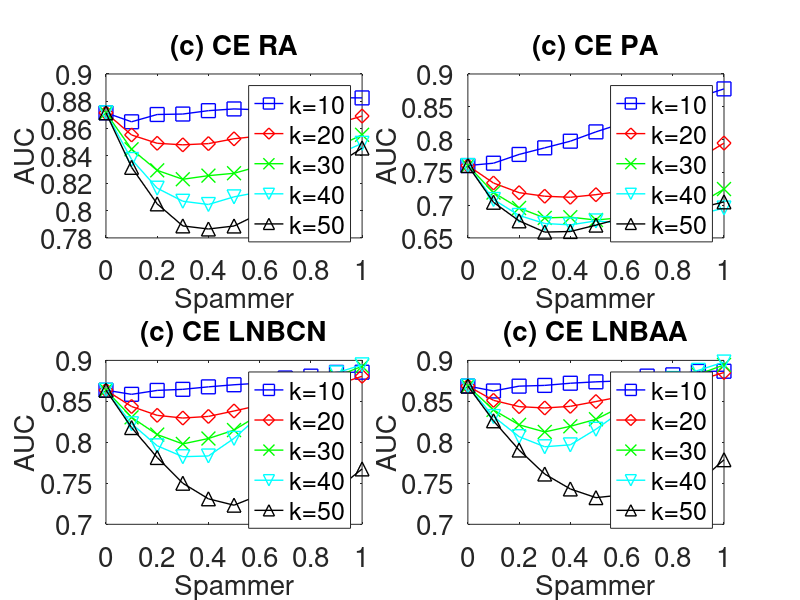

MATLAB code for this plot:

subplot(2,2,1);
x=0:0.1:1;
y=[0.871574     0.8650069	0.870337	0.8706729	0.8731461	0.8744142	0.8737921	0.8796398	0.8795565	0.8826134	0.8824876
];
plot(x,y,'-bs','LineWidth',1,'MarkerSize',10);
hold on;

y=[0.871574 	0.8553551	0.8492584	0.8481404	0.8490188	0.8525607	0.8545991	0.8579439	0.8632962	0.8636648	0.8692072
];
plot(x,y,'-rd','LineWidth',1,'MarkerSize',10);
hold on;

y=[0.871574 	0.8449144	0.829443	0.8229299	0.8255577	0.8273074	0.8325375	0.8373307	0.8440889	0.8464794	0.8555166
];
plot(x,y,'-gx','LineWidth',1,'MarkerSize',10);
hold on;

y=[0.871574 	0.8374278	0.8164109	0.8068378	0.8044608	0.8100638	0.8136032	0.8240974	0.8328303	0.8407457	0.8492518
];
plot(x,y,'-cv','LineWidth',1,'MarkerSize',10);
hold on;

y=[0.871574 	0.8316501	0.8049016	0.7887706	0.786517	0.7887104	0.7978544	0.813107	0.8244137	0.8337182	0.8457838
];
plot(x,y,'-k^','LineWidth',1,'MarkerSize',10);


set(gca,'FontSize',20);
xlabel('Spammer','fontsize',20);
ylabel('AUC','fontsize',20);
title('(c) CE RA','fontsize',20);

legend('k=10','k=20','k=30','k=40','k=50');
hold on;



subplot(2,2,2);
x=0:0.1:1;
y=[0.7603292    0.7639289	0.7772919	0.7873544	0.7974808	0.8117304	0.8243435	0.841417	0.8535803	0.8646044	0.8772585
];
plot(x,y,'-bs','LineWidth',1,'MarkerSize',10);
hold on;

y=[0.7603292	0.7337089	0.7190198	0.7135426	0.7119805	0.7159637	0.7213408	0.7391919	0.7567844	0.7708196	0.7945347
];
plot(x,y,'-rd','LineWidth',1,'MarkerSize',10);
hold on;

y=[0.7603292	0.7190985	0.6956116	0.6804843	0.6816021	0.6772816	0.6808758	0.6779448	0.6907005	0.7015873	0.724442
];
plot(x,y,'-gx','LineWidth',1,'MarkerSize',10);
hold on;

y=[0.7603292	0.7085958	0.6842652	0.671971	0.6698636	0.6759265	0.6724954	0.678207	0.681027	0.6854607	0.6955789
];
plot(x,y,'-cv','LineWidth',1,'MarkerSize',10);
hold on;

y=[0.7603292	0.7043459	0.67597	0.6588623	0.6597581	0.6694762	0.6799744	0.6923833	0.6902878	0.6951924	0.7049324
];
plot(x,y,'-k^','LineWidth',1,'MarkerSize',10);


set(gca,'FontSize',20);
xlabel('Spammer','fontsize',20);
ylabel('AUC','fontsize',20);
title('(c) CE PA','fontsize',20);

legend('k=10','k=20','k=30','k=40','k=50');
hold on;


subplot(2,2,3);
x=0:0.1:1;
y=[0.8636082    0.8585933	0.8633824	0.8646926	0.8677206	0.8702597	0.8722505	0.8785128	0.8808034	0.8853856	0.8855764
];
plot(x,y,'-bs','LineWidth',1,'MarkerSize',10);
hold on;

y=[0.8636082 	0.8437375	0.8329589	0.8296624	0.831645	0.8382684	0.8452357	0.8540123	0.8648892	0.8703132	0.880606
];
plot(x,y,'-rd','LineWidth',1,'MarkerSize',10);
hold on;

y=[0.8636082 	0.8305488	0.8094881	0.7980975	0.804676	0.8149353	0.834009	0.8483554	0.8659261	0.8804672	0.892773
];
plot(x,y,'-gx','LineWidth',1,'MarkerSize',10);
hold on;

y=[0.8636082 	0.8226879	0.7958226	0.7824876	0.7833774	0.804821	0.832879	0.8591298	0.8749309	0.884821	0.8945836
];
plot(x,y,'-cv','LineWidth',1,'MarkerSize',10);
hold on;

y=[0.8636082 	0.8180252	0.7815096	0.7500936	0.7311101	0.7233056	0.7357663	0.7343897	0.7272781	0.7423408	0.7675658
];
plot(x,y,'-k^','LineWidth',1,'MarkerSize',10);


set(gca,'FontSize',20);
xlabel('Spammer','fontsize',20);
ylabel('AUC','fontsize',20);
title('(c) CE LNBCN','fontsize',20);

legend('k=10','k=20','k=30','k=40','k=50');
hold on;


subplot(2,2,4);
x=0:0.1:1;
y=[0.8686806    0.8626813	0.8685685	0.8694836	0.8721319	0.8738413	0.8750092	0.8808455	0.8823744	0.8866024	0.8867684
];
plot(x,y,'-bs','LineWidth',1,'MarkerSize',10);
hold on;

y=[0.8686806	0.8512659	0.8436051	0.8419247	0.8439326	0.8498043	0.8558929	0.8625435	0.8719414	0.8756896	0.8852228
];
plot(x,y,'-rd','LineWidth',1,'MarkerSize',10);
hold on;

y=[0.8686806	0.8395012	0.8213597	0.8127106	0.819573	0.8281427	0.8437698	0.8558527	0.8700691	0.8829048	0.8945133
];
plot(x,y,'-gx','LineWidth',1,'MarkerSize',10);
hold on;

y=[0.8686806	0.831477	0.8069432	0.7946247	0.796951	0.8159626	0.8382185	0.8622106	0.8779168	0.8878841	0.8980149
];
plot(x,y,'-cv','LineWidth',1,'MarkerSize',10);
hold on;

y=[0.8686806	0.8262771	0.7906243	0.7613419	0.7431127	0.7325333	0.7357982	0.7378054	0.7336317	0.7510717	0.7787933
];
plot(x,y,'-k^','LineWidth',1,'MarkerSize',10);


set(gca,'FontSize',20);
xlabel('Spammer','fontsize',20);
ylabel('AUC','fontsize',20);
title('(c) CE LNBAA','fontsize',20);

legend('k=10','k=20','k=30','k=40','k=50');
hold on;
